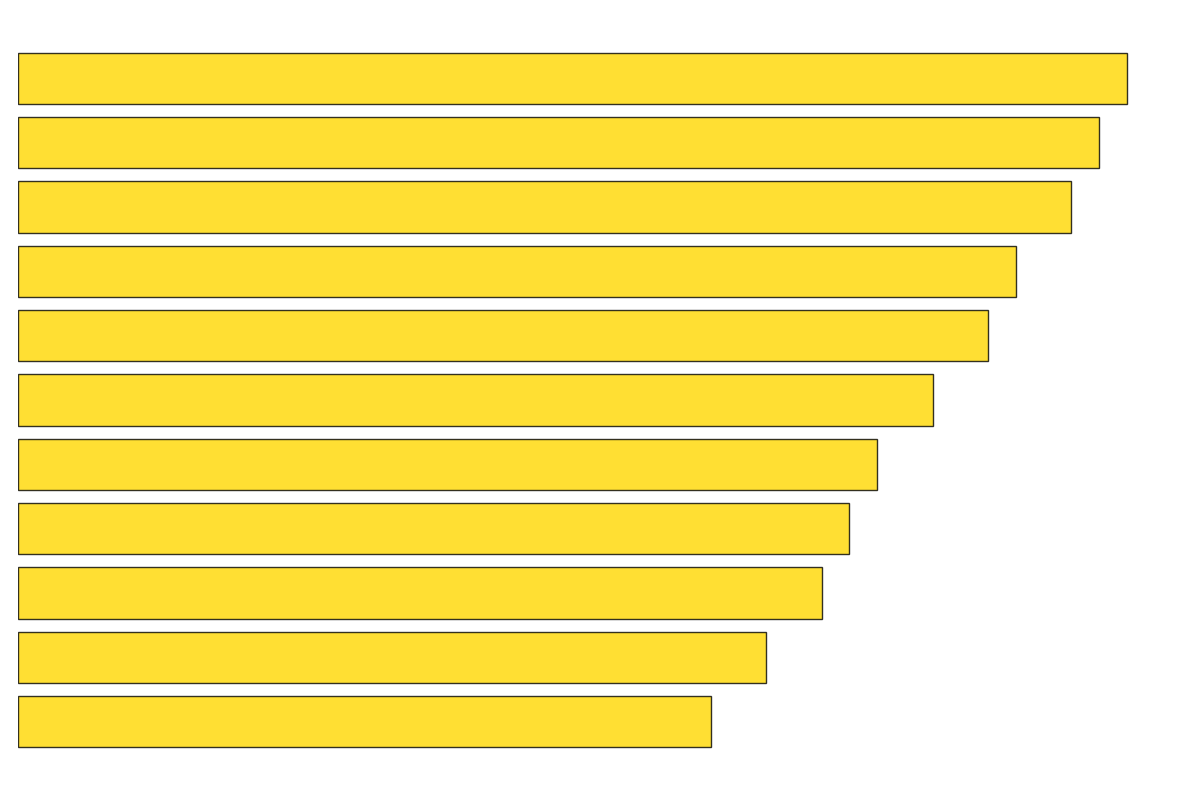

Here is the Python script that generated this plot:
import matplotlib.pyplot as plt
import numpy as np

years = np.arange(2010, 2021)
average_yields = np.array([2.5, 2.7, 2.9, 3.0, 3.1, 3.3, 3.5, 3.6, 3.8, 3.9, 4.0])

plt.figure(figsize=(12, 8))
plt.barh(
    years, 
    average_yields, 
    color='gold', 
    edgecolor='black', 
    alpha=0.8
)

plt.axis('off')
plt.tight_layout()
plt.show()
